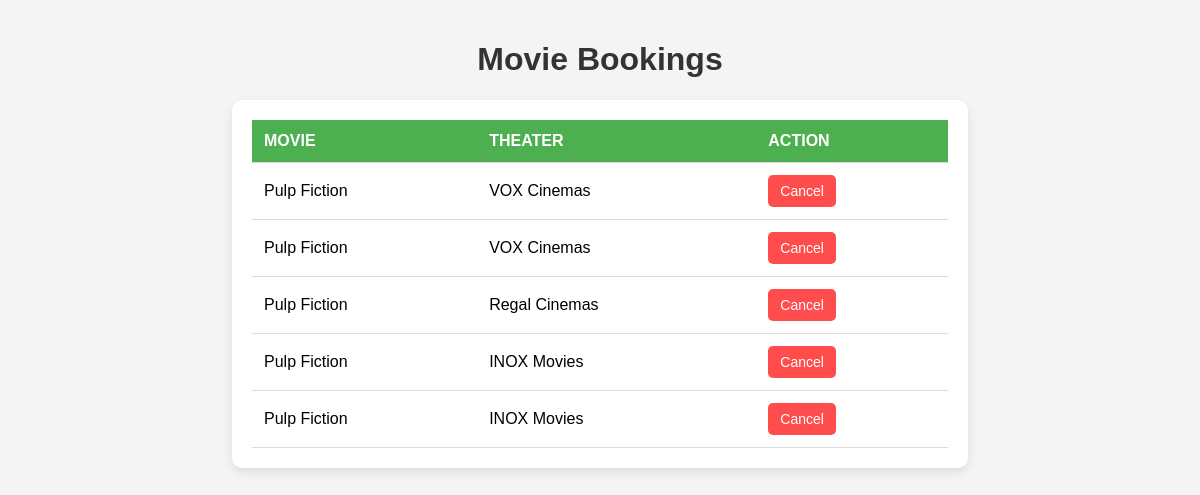
Page /userbooking/7 on the committed database.
### model.py (models this page shows)
class movie(db.Model):
    __tablename__ = 'movie'
    id = db.Column(db.Integer, primary_key=True, autoincrement=True)
    current_theaters = db.relationship('theaters', secondary="movie_theater")
    title = db.Column(db.String)
    poster_url = db.Column(db.String)
    genre = db.Column(db.String)
    rating = db.Column(db.Float)

class theaters(db.Model):
    __tablename__ = 'theaters'
    id = db.Column(db.Integer, primary_key=True, autoincrement=True)
    name = db.Column(db.String)
    location = db.Column(db.String)

### main.py (the view, shortened to what this page needs)
@app.route('/userbooking/<USER_ID>', methods=['GET', 'POST'])
def userbooking(USER_ID):
    booking_data = booking.query.filter(booking.user_id == USER_ID).all()
    user_booking = {}
    for movie_booking in booking_data:
        movie_data = movie.query.filter(movie.id == movie_booking.movie_id).first()
        theater_data = theaters.query.filter(theaters.id == movie_booking.theater_id).first()
        user_booking[movie_booking.id] = [ movie_data.title,theater_data.name]
    return render_template('mybooking.html', userID = USER_ID , bookingData = user_booking)

### templates/mybooking.html (shortened to what this page needs)
<!DOCTYPE html>
<html lang="en">
<head>
</head>
<body>
    <h1>Movie Bookings</h1>
    <div class="table-container">
        <table>
            <thead>
                <tr>
                    <th>Movie</th>
                    <th>Theater</th>
                    <th>Action</th>
                </tr>
            </thead>
            <tbody>
                {% for i in bookingData %}
                <tr>
                    <td>{{ bookingData[i][0] }}</td>
                    <td>{{ bookingData[i][1] }}</td>
                    <td>
                        <form action="/userbooking_delete/{{i}}" method="post">
                            <input type="submit" value="Cancel">
                        </form>
                    </td>
                </tr>
                {% endfor %}
            </tbody>
        </table>
    </div>
</body>
</html>

### templates/mybooking.html (style rules this page uses)
body { font-family: Arial, sans-serif; background-color: #f4f4f4; margin: 0; padding: 20px; text-align: center; }
h1 { color: #333; }
.table-container { width: 60%; margin: 20px auto; background: white; box-shadow: 0px 4px 10px rgba(0, 0, 0, 0.1); border-radius: 10px; overflow: hidden; padding: 20px; }
table { width: 100%; border-collapse: collapse; }
th, td { padding: 12px; border-bottom: 1px solid #ddd; text-align: left; }
th { background-color: #4CAF50; color: white; text-transform: uppercase; }
form { margin: 0; }
input[type="submit"] { background-color: #ff4d4d; color: white; border: none; padding: 8px 12px; border-radius: 5px; cursor: pointer; font-size: 14px; }

### rows in the picture
movie: title "Pulp Fiction" "Pulp Fiction" "Pulp Fiction" "Pulp Fiction" "Pulp Fiction"
theaters: name "VOX Cinemas" "VOX Cinemas"
theaters: name "Regal Cinemas"
theaters: name "INOX Movies" "INOX Movies"
